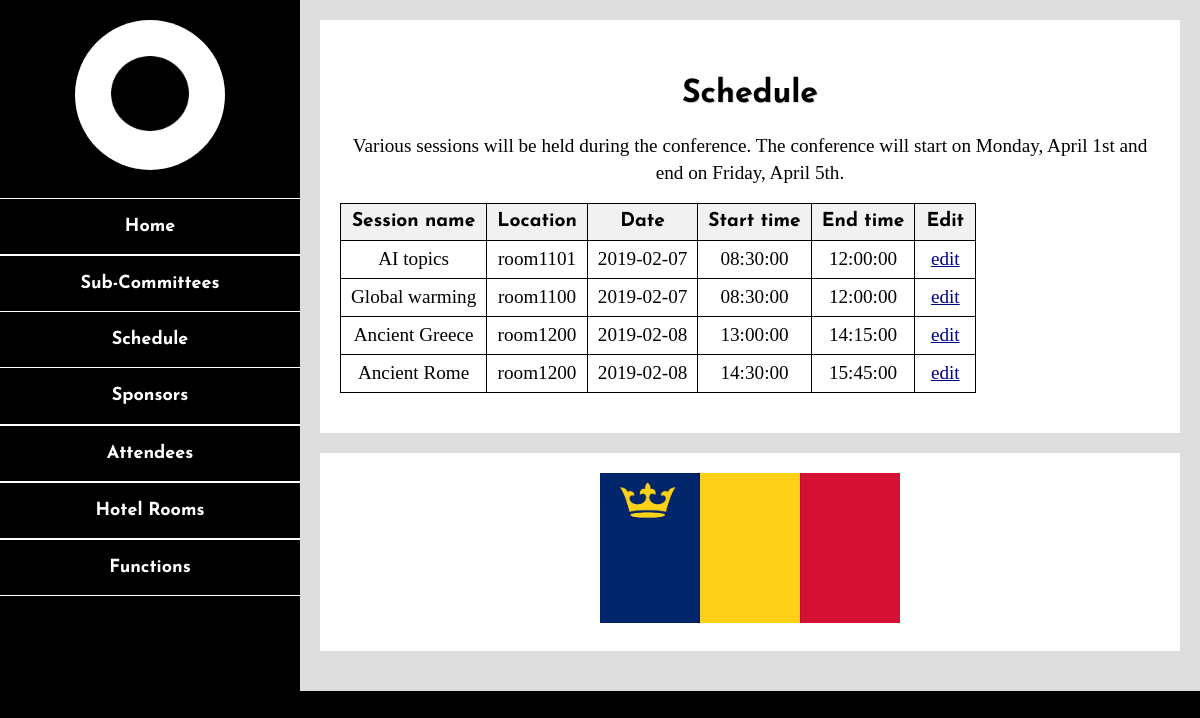
The page /src/schedule.php on the database as committed earlier.
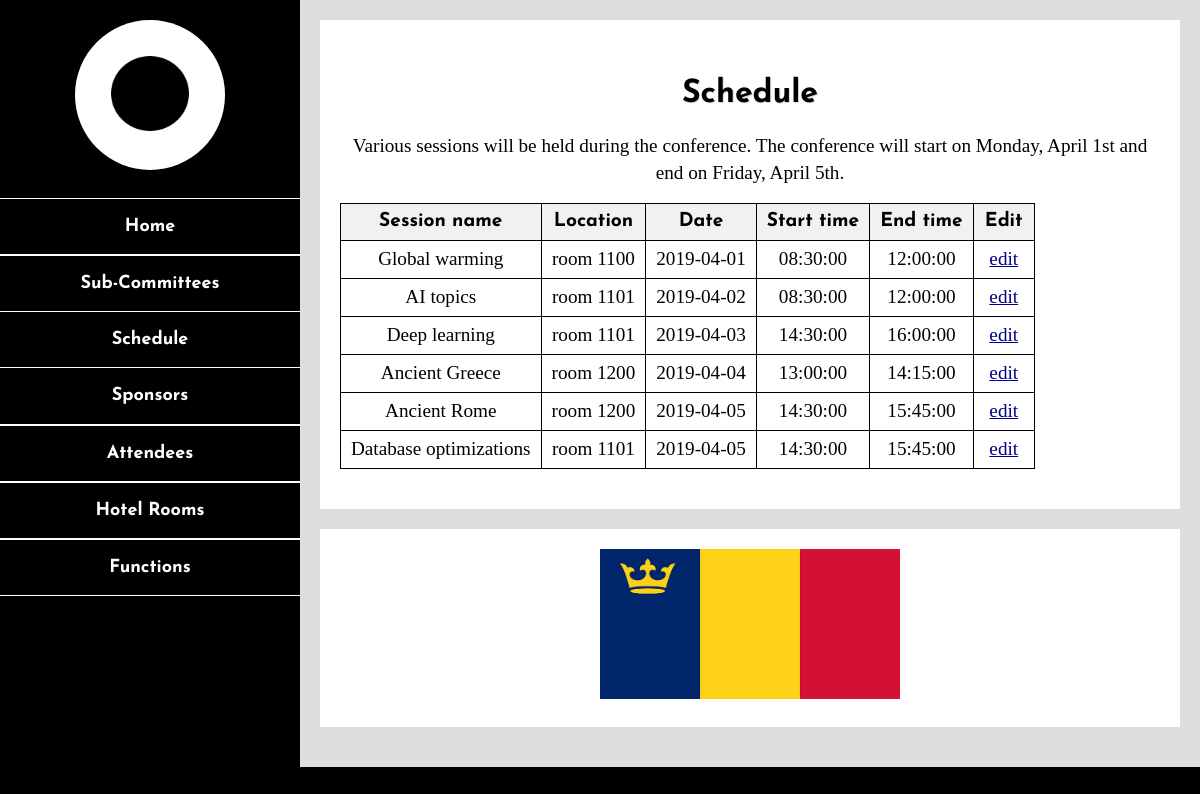
The same page on the database as committed later.
### tables this page shows
CREATE TABLE sessions(
    name VARCHAR(50) NOT null PRIMARY KEY,
    room_location VARCHAR(50) NOT null,
    start_date_time DATETIME NOT null,
    end_date_time DATETIME NOT null,
    speaker_id VARCHAR(10) NOT null,
    FOREIGN KEY (speaker_id) REFERENCES attendees(id)
    ON DELETE CASCADE
);

### src/schedule.php (the view, shortened to what this page needs)
<!DOCTYPE html>
<html lang="en">
<head>
	<link rel="stylesheet" href="css/style.css">
	<link rel="stylesheet" href="css/responsive.css">
</head>
<body>
	<header>
		<a href="index.php">
			<img src="./img/placeholder_personal_portrait.jpg" alt="Portrait of River Lawrence"/>
		</a>
        <?php
        include 'include\navigationmenu.php';
        ?>
	</header>
	<div id="main-content">
		<h1 id="page-title">Schedule</h1>
		<p> Various sessions will be held during the conference.
            The conference will start on Monday, April 1st and end on Friday, April 5th.</p>
        <table>
            <tr><th>Session name</th>
                <th>Location</th>
                <th>Date</th>
                <th>Start time</th>
                <th>End time</th>
                <th>Edit</th>
            </tr>
            <?php
            $sql = "select name,room_location,date(start_date_time) as date,time(start_date_time)as start_time,time(end_date_time)as end_time
                    from sessions
                    order by date, start_time";
            $stmt = $pdo->query($sql);
            while ($item = $stmt->fetch()) {
                $sename = $item['name'];
                echo "<tr><td>"
                    .$item['name']."</td><td name='id'>"
                    .$item['room_location']."</td><td>"
                    .$item['date']."</td><td>"
                    .$item['start_time']."</td><td>"
                    .$item['end_time']."</td><td>";
                echo '<a href="editsessionstep1.php?sename='.$sename.'">edit</a></td>';
            }
            ?>
        </table>
	</div>
	<footer>
		<img src="./img/qflag.jpg" alt="Ontario provincial flag"/>
	</footer>
</body>
</html>

### src/include/navigationmenu.php (shortened to what this page needs)
<nav>
    <ul>
        <li><a href="index.php">Home</a></li>
        <li class="dropdown">
            <a href="subcommittees.php">Sub-Committees</a>
        </li>
        <li class="dropdown"><a href="schedule.php">Schedule</a>
        </li>
        <li><a href="sponsors.php">Sponsors</a></li>
        <li><a href="attendees.php">Attendees</a></li>
        <li><a href="hotelrooms.php">Hotel Rooms</a></li>
        <li><a href="functions.php">Functions</a></li>
    </ul>
</nav>

### src/css/style.css (style rules this page uses)
body { margin: 0; padding: 0; font-family: "PT Serif", serif; font-size: 1.2rem; line-height: 1.4; background-color: #ddd; text-align:center; }
h1, h2, h3, h4, h5, h6, header nav ul li, th, #voting-history .voted, .statement { font-family: "Josefin Sans", sans-serif; font-weight: bold; }
h1, h2, h3, h4, h5, h6 { text-shadow: 1px 1px rgba(0, 0, 0, 0.15); margin: 1.0em 0 0.5em 0; }
h1 { font-size: 2.0rem; }
a { color: #00008b; }
p { margin: 1rem 0; }
ul, ol { padding-left: 32px; margin: 0.5rem 0 1.0rem 0; }
img { max-width: 100%; max-height: 150px; }
table { border-collapse: collapse; }
th, td { padding: 5px 10px; border: 1px solid black; min-width: 40px; }
th { background-color: #f1f1f1; }
header { color: #fff; background-color: #000; text-align: center; }
header img { border-radius: 50%; padding: 20px 0; }
header nav ul { list-style-type: none; margin: 0; padding: 0; }
header nav ul li a { display: block; margin: 0; padding: 15px 20px; color: #fff; border-top: 1px solid #fff; font-size: 1.125rem; text-decoration: none; transition: color 0.5s; transition: background-color 0.5s; }
#main-content { background-color: #fff; margin: 20px; padding: 20px 20px 40px 20px; }
#page-title { text-align: center; }
footer { color: #fff; background-color: #000; padding: 20px; text-align: center; }

### src/css/responsive.css (style rules this page uses)
@media screen and (min-width: 640px) { body { background: #000; } }
@media screen and (min-width: 640px) { header { width: 40%; float: left; } }
@media screen and (min-width: 640px) { header nav ul li a:last-child { border-bottom: 1px solid #fff; } }
@media screen and (min-width: 640px) { #main-content { margin: 0 0 0 40%; border: 20px solid #ddd; } }
@media screen and (min-width: 640px) { footer { margin-left: 40%; background-color: #fff; border: 20px solid #ddd; border-top: 0px solid transparent; border-bottom-width: 40px; } }
@media screen and (min-width: 768px) { header { width: 33%; } }
@media screen and (min-width: 768px) { #main-content, footer { margin-left: 33%; } }
@media screen and (min-width: 1200px) { header { width: 25%; } }
@media screen and (min-width: 1200px) { #main-content, footer { margin-left: 25%; } }

Rows that differ between the two databases and show on the page:
changed sessions "Global warming": room_location "room1100" → "room 1100"; date "2019-02-07" → "2019-04-01"; moves up the list
changed sessions "AI topics": room_location "room1101" → "room 1101"; date "2019-02-07" → "2019-04-02"
added sessions: name "Deep learning", room_location "room 1101", date "2019-04-03", start_time "14:30:00", end_time "16:00:00"
changed sessions "Ancient Greece": room_location "room1200" → "room 1200"; date "2019-02-08" → "2019-04-04"
changed sessions "Ancient Rome": room_location "room1200" → "room 1200"; date "2019-02-08" → "2019-04-05"
added sessions: name "Database optimizations", room_location "room 1101", date "2019-04-05", start_time "14:30:00", end_time "15:45:00"
